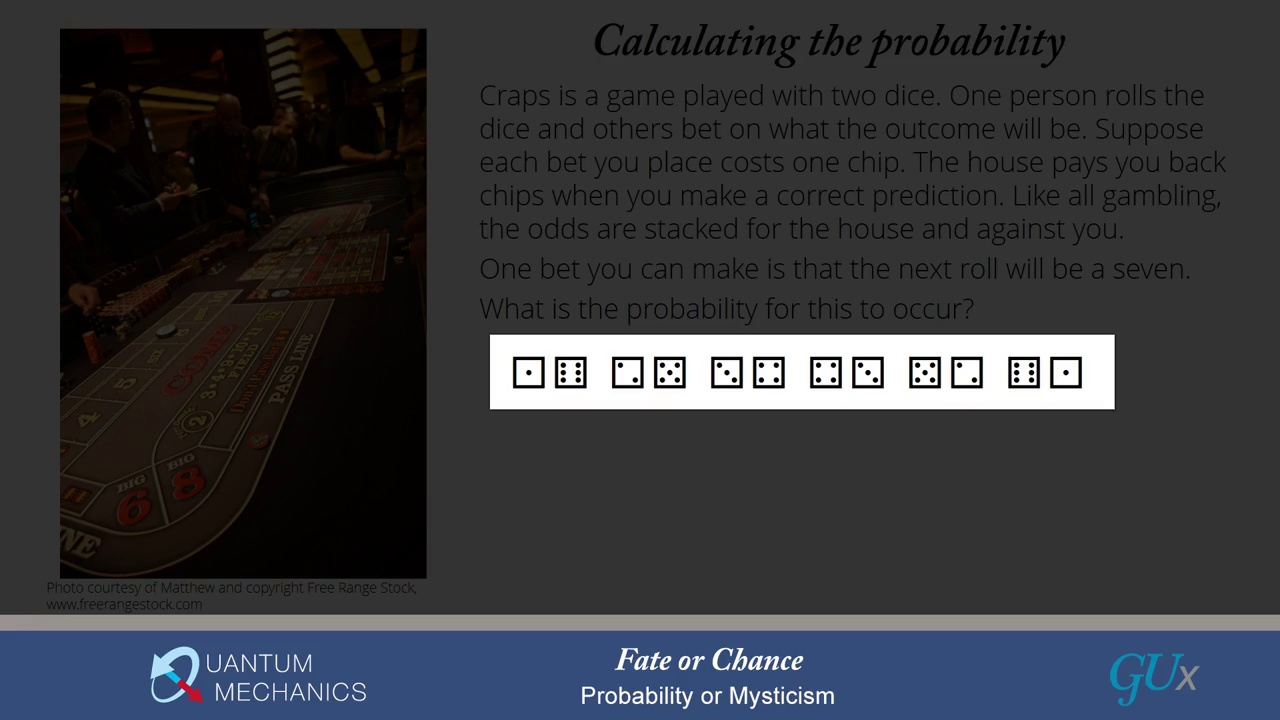
#> input picture filtered_frames/original_frames/video6_1_cut_shot10.jpg, 1280 x 720 px; its folder holds 4 pictures in this run
$ python cut_image.py
#> lines starting #> are read from the running program, lines starting #| are printed output that depends on the picture
import glob
import cv2

fd_shot = "./original_frames/*.jpg"

arr_shot = glob.glob(fd_shot)

print(len(arr_shot))

for path_shot in arr_shot:
    img = cv2.imread(path_shot)
#> img is the input picture: shape (720, 1280, 3); mean B, G, R 60.1, 55.7, 54.2
    height, width, channels = img.shape
#> height = 720; width = 1280; channels = 3
    vid = path_shot.split("/")[-1].split(".")[-2]

    print("height, width, channels:", height, width, channels)
#| height, width, channels: 720 1280 3

    # group_85 = [4, 6, 8, 10, 16, 19, 23, 25]
    # group_92
    shot_num = int(path_shot.split("shot")[-1].split(".")[0])
    print("shot_num:", shot_num)

    # [4 lines of commented-out code are left out]

    img = img[:int(height*0.85), :]
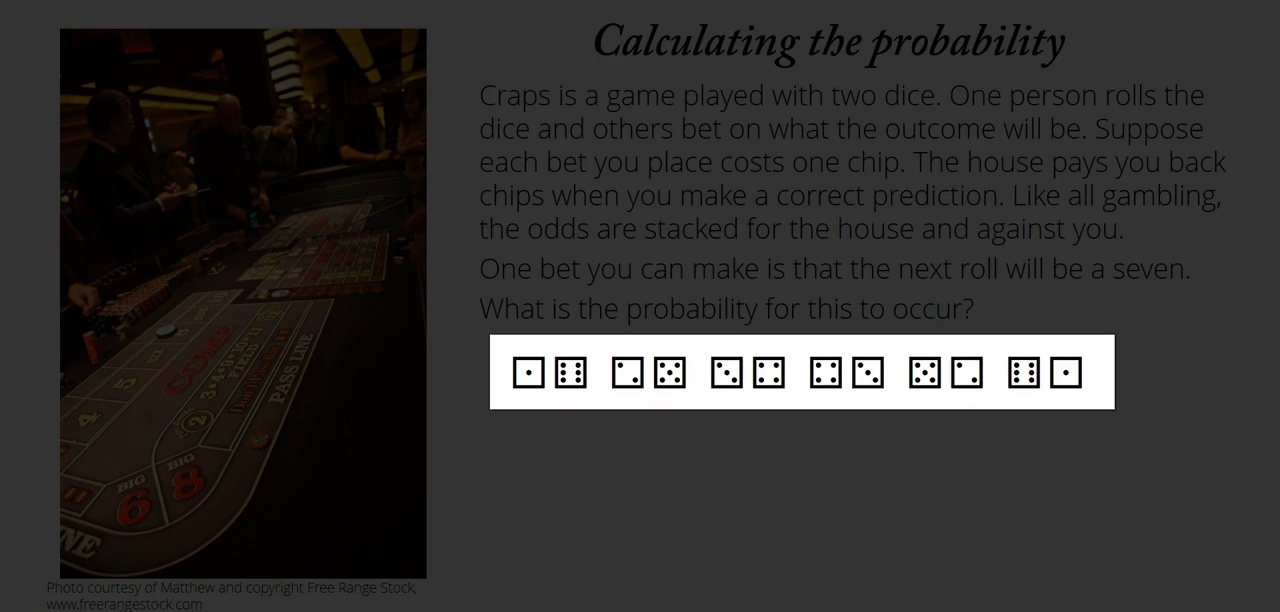
#> img: shape (612, 1280, 3); mean B, G, R 48.2, 49.4, 50.9

    cv2.imshow('img', img)
    cv2.waitKey()

    vid_name = path_shot.split("/")[-1]

    cv2.imwrite(vid_name, img)
#> pass 2 of the loop `for path_shot in arr_shot:`:
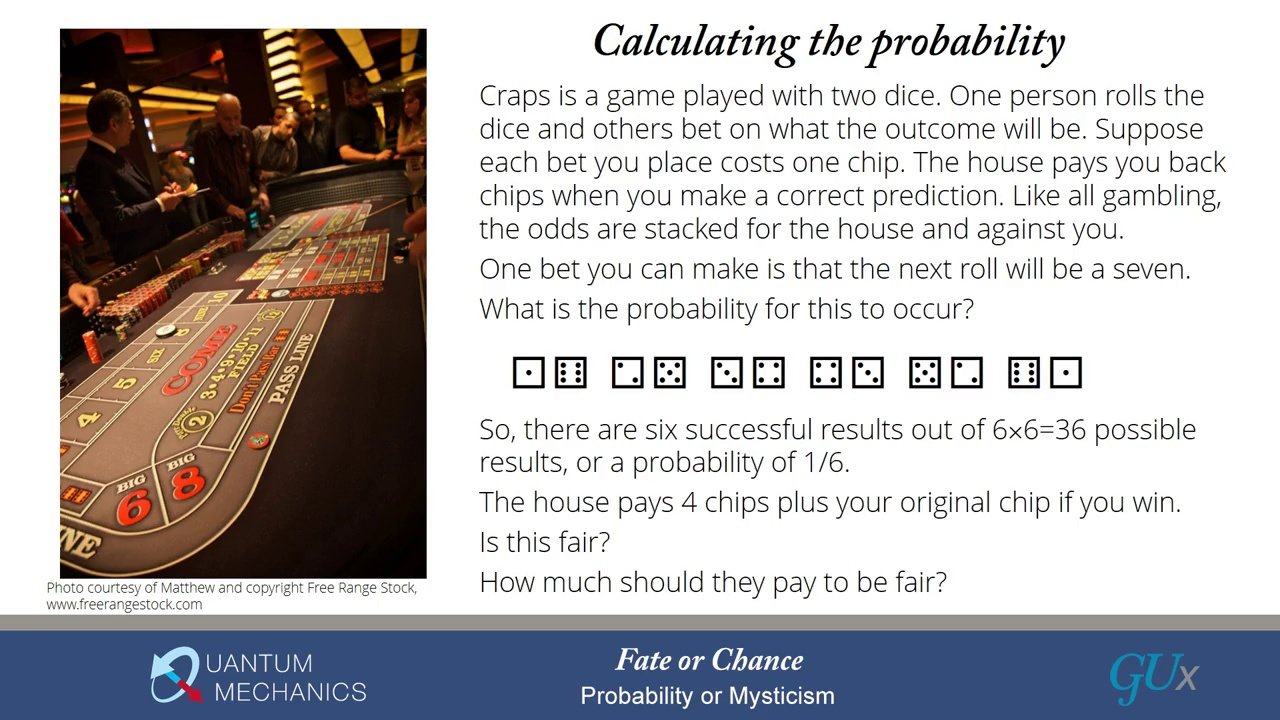
#> input picture filtered_frames/original_frames/video6_1_cut_shot12.jpg, 1280 x 720 px
#> img is the input picture: shape (720, 1280, 3); mean B, G, R 178.1, 177.7, 181.6
#| height, width, channels: 720 1280 3
#> `img = img[:int(height*0.85), :]`:
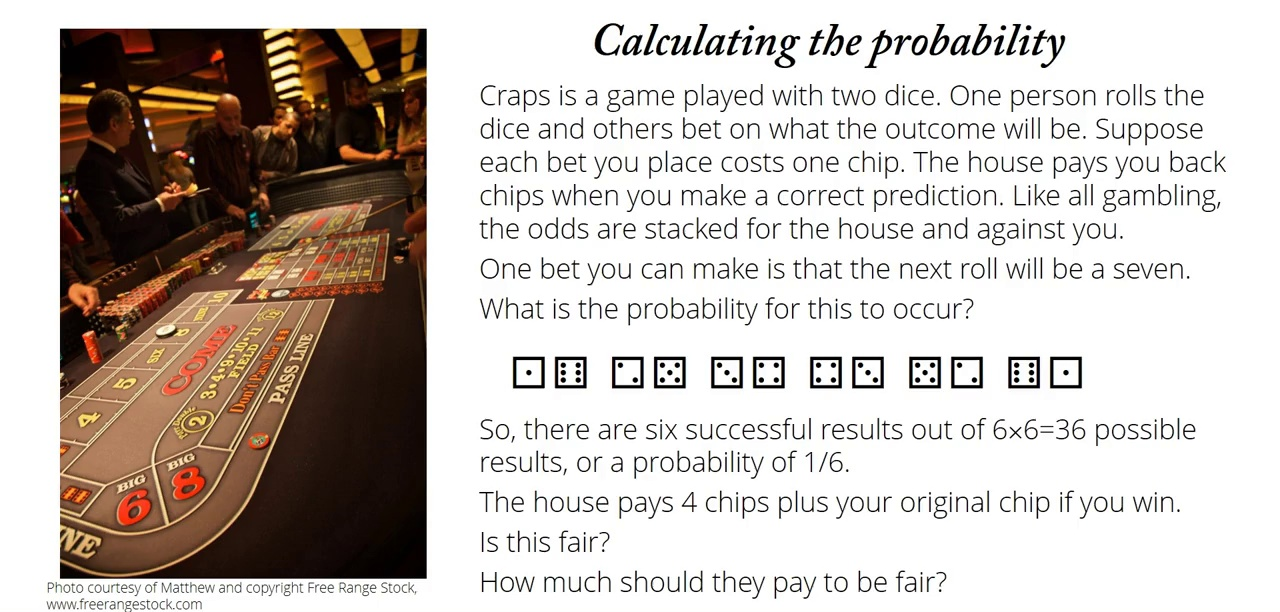
#> img: shape (612, 1280, 3); mean B, G, R 186.2, 191.9, 199.9
#> pass 3 of the loop `for path_shot in arr_shot:`:
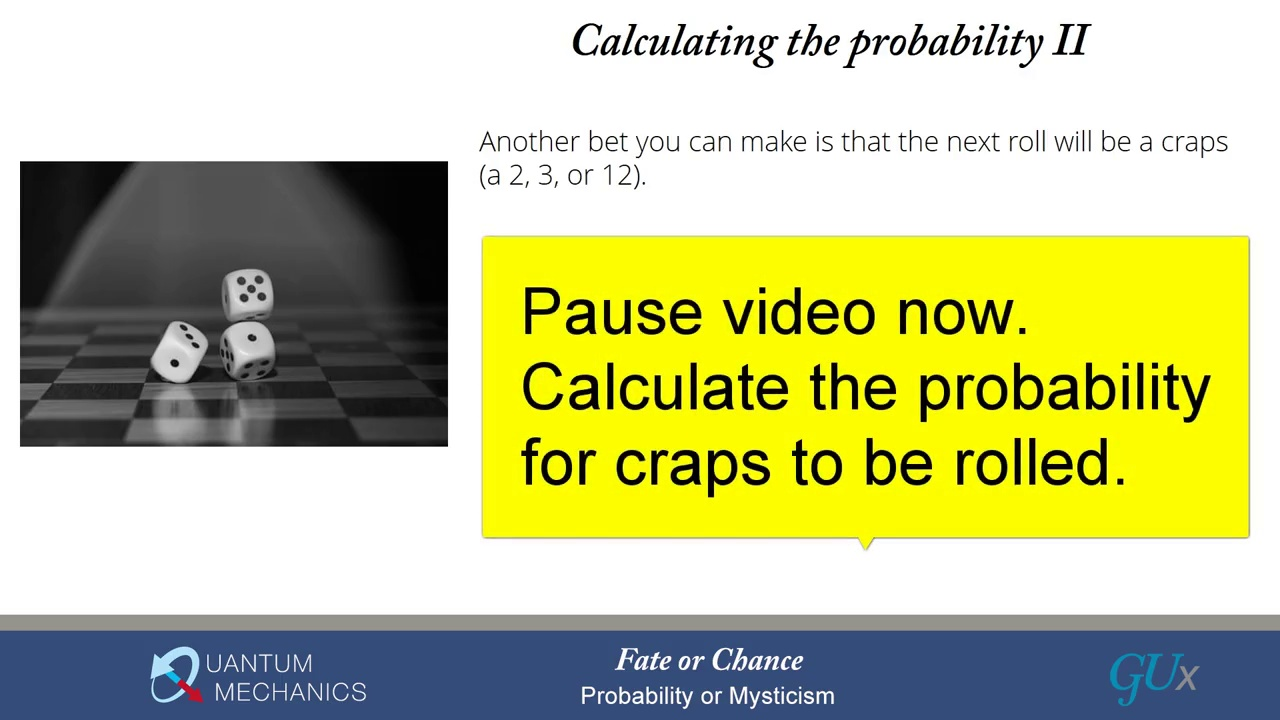
#> input picture filtered_frames/original_frames/video6_1_cut_shot13.jpg, 1280 x 720 px
#> img is the input picture: shape (720, 1280, 3); mean B, G, R 145.9, 195.6, 192.6
#| height, width, channels: 720 1280 3
#> `img = img[:int(height*0.85), :]`:
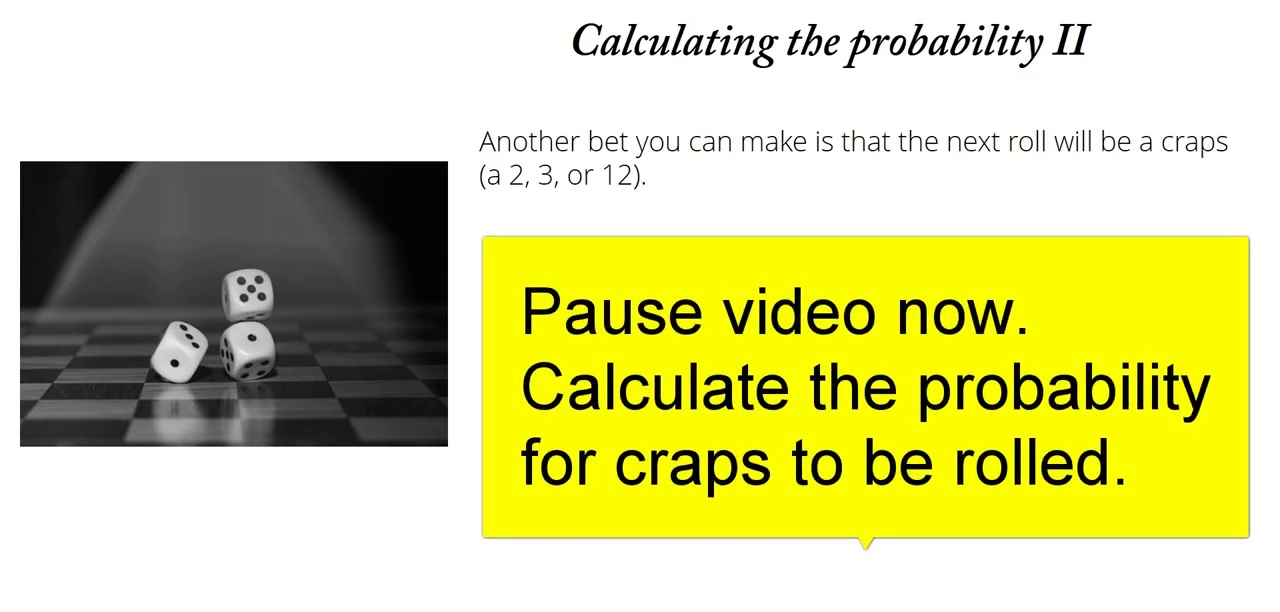
#> img: shape (612, 1280, 3); mean B, G, R 148.3, 213, 212.9
#> the loop made 4 passes; the first 3 are shown
    # cv2.imwrite(vid + '_shot' + str(shot_id) + '.jpg', img)
